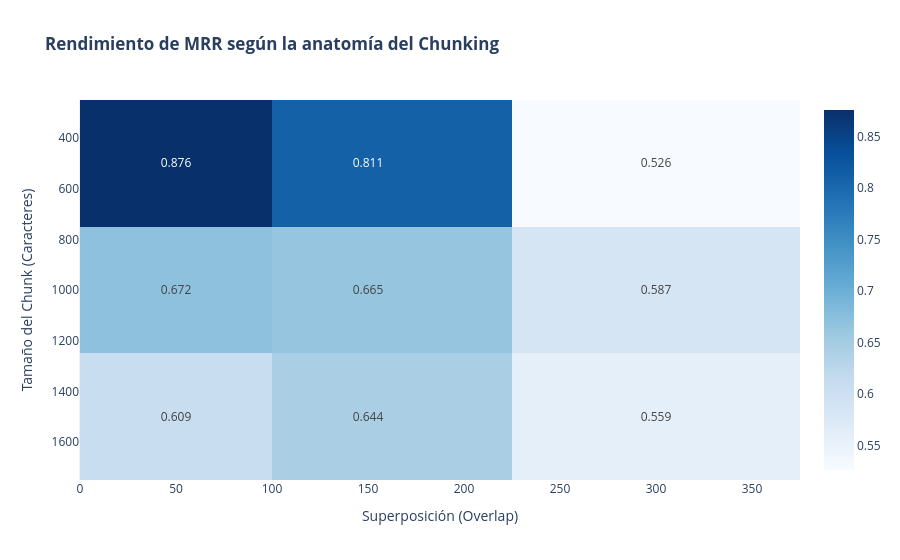
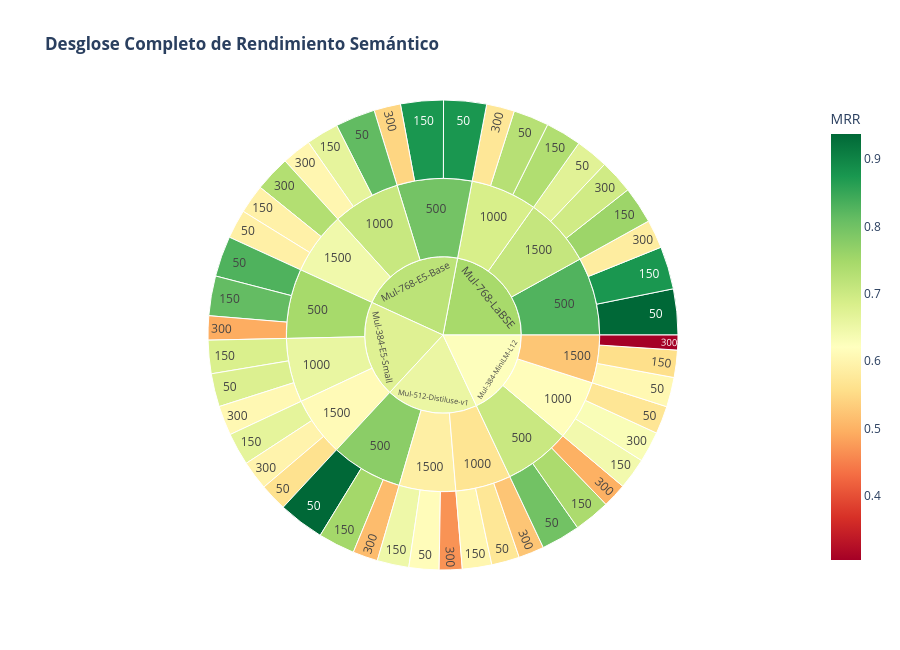

The notebook cell these images were saved under, in order:
### Markdown cell above
## 🧩 4. Impacto de la Estrategia de Chunking (Segmentación)

Aquí analizamos cómo interactúan el tamaño de los fragmentos (`Chunk Size`) y su solapamiento (`Overlap`) para mejorar o empeorar el contexto capturado por los modelos.

### Code cell
# 1. Heatmap de impacto de segmentación global
try:
    pivot_chunking = df_completos.pivot_table(
        values='MRR', index='Chunk Size', columns='Overlap', aggfunc='mean'
    )
    fig_heatmap = px.imshow(
        pivot_chunking, text_auto='.3f', aspect='auto',
        color_continuous_scale='Blues',
        title='<b>Rendimiento de MRR según la anatomía del Chunking</b>'
    )
    fig_heatmap.update_layout(xaxis_title='Superposición (Overlap)', yaxis_title='Tamaño del Chunk (Caracteres)')
    fig_heatmap.show()
except Exception as e:
    print(f'Aviso sobre el Heatmap: {e} (Se requiere variedad de combinaciones Chunk/Overlap en los datos)')

# 2. Estructura Jerárquica: Modelo -> Chunk -> Overlap
fig_sunburst = px.sunburst(
    df_completos, 
    path=['Modelo', 'Chunk Size', 'Overlap'], 
    values='MRR', color='MRR',
    color_continuous_scale='RdYlGn',
    title='<b>Desglose Completo de Rendimiento Semántico</b>'
)
fig_sunburst.update_layout(height=650)
fig_sunburst.show()

### Figure 1 — Plotly figure (JSON) as saved in the notebook; plotly's stock layout.template omitted (floating-point values rounded to 4 significant figures)
{"data": [{"coloraxis": "coloraxis", "hovertemplate": "Overlap: %{x}<br>Chunk Size: %{y}<br>color: %{z}<extra></extra>", "name": "0", "texttemplate": "%{z:.3f}", "type": "heatmap", "x": [50, 150, 300], "xaxis": "x", "y": [500, 1000, 1500], "yaxis": "y", "z": [[0.8759, 0.8106, 0.5261], [0.672, 0.6647, 0.5871], [0.6089, 0.6441, 0.5592]]}], "layout": {"coloraxis": {"colorscale": [[0, "rgb(247,251,255)"], [0.125, "rgb(222,235,247)"], [0.25, "rgb(198,219,239)"], [0.375, "rgb(158,202,225)"], [0.5, "rgb(107,174,214)"], [0.625, "rgb(66,146,198)"], [0.75, "rgb(33,113,181)"], [0.875, "rgb(8,81,156)"], [1, "rgb(8,48,107)"]]}, "title": {"text": "<b>Rendimiento de MRR según la anatomía del Chunking</b>"}, "xaxis": {"anchor": "y", "domain": [0, 1], "title": {"text": "Superposición (Overlap)"}}, "yaxis": {"anchor": "x", "autorange": "reversed", "domain": [0, 1], "title": {"text": "Tamaño del Chunk (Caracteres)"}}}}

### Figure 2 — Plotly figure (JSON) as saved in the notebook; plotly's stock layout.template omitted (floating-point values rounded to 4 significant figures)
{"data": [{"branchvalues": "total", "customdata": [[0.7991], [0.7405], [0.4979], [0.5697], [0.6432], [0.6302], [0.6056], [0.5579], [0.3043], [0.8304], [0.8125], [0.4933], [0.6786], [0.6821], [0.6063], [0.5626], [0.6644], [0.5972], [0.875], [0.875], [0.5444], [0.8143], [0.663], [0.6027], [0.591], [0.5926], [0.7317], [0.9375], [0.75], [0.5117], [0.5714], [0.6019], [0.524], [0.6148], [0.6488], [0.4679], [0.9375], [0.875], [0.5833], [0.7262], [0.7333], [0.5724], [0.6706], [0.7566], [0.695], [0.7042], [0.616], [0.525], [0.7457], [0.6575], [0.611], [0.7966], [0.7048], [0.6452], [0.7745], [0.5676], [0.5878], [0.8284], [0.6854], [0.7093], [0.6246], [0.675], [0.7201], [0.6547], [0.7455]], "domain": {"x": [0, 1], "y": [0, 1]}, "hovertemplate": "labels=%{label}<br>MRR_sum=%{value}<br>parent=%{parent}<br>id=%{id}<br>MRR=%{color}<extra></extra>", "ids": ["Mul-384-MiniLM-L12/500/50", "Mul-384-MiniLM-L12/500/150", "Mul-384-MiniLM-L12/500/300", "Mul-384-MiniLM-L12/1000/50", "Mul-384-MiniLM-L12/1000/150", "Mul-384-MiniLM-L12/1000/300", "Mul-384-MiniLM-L12/1500/50", "Mul-384-MiniLM-L12/1500/150", "Mul-384-MiniLM-L12/1500/300", "Mul-384-E5-Small/500/50", "Mul-384-E5-Small/500/150", "Mul-384-E5-Small/500/300", "Mul-384-E5-Small/1000/50", "Mul-384-E5-Small/1000/150", "Mul-384-E5-Small/1000/300", "Mul-384-E5-Small/1500/50", "Mul-384-E5-Small/1500/150", "Mul-384-E5-Small/1500/300", "Mul-768-E5-Base/500/50", "Mul-768-E5-Base/500/150", "Mul-768-E5-Base/500/300", "Mul-768-E5-Base/1000/50", "Mul-768-E5-Base/1000/150", "Mul-768-E5-Base/1000/300", "Mul-768-E5-Base/1500/50", "Mul-768-E5-Base/1500/150", "Mul-768-E5-Base/1500/300", "Mul-512-Distiluse-v1/500/50", "Mul-512-Distiluse-v1/500/150", "Mul-512-Distiluse-v1/500/300", "Mul-512-Distiluse-v1/1000/50", "Mul-512-Distiluse-v1/1000/150", "Mul-512-Distiluse-v1/1000/300", "Mul-512-Distiluse-v1/1500/50", "Mul-512-Distiluse-v1/1500/150", "Mul-512-Distiluse-v1/1500/300", "Mul-768-LaBSE/500/50", "Mul-768-LaBSE/500/150", "Mul-768-LaBSE/500/300", "Mul-768-LaBSE/1000/50", "Mul-768-LaBSE/1000/150", "Mul-768-LaBSE/1000/300", "Mul-768-LaBSE/1500/50", "Mul-768-LaBSE/1500/150", "Mul-768-LaBSE/1500/300", "Mul-384-MiniLM-L12/500", "Mul-384-MiniLM-L12/1000", "Mul-384-MiniLM-L12/1500", "Mul-384-E5-Small/500", "Mul-384-E5-Small/1000", "Mul-384-E5-Small/1500", "Mul-768-E5-Base/500", "Mul-768-E5-Base/1000", "Mul-768-E5-Base/1500", "Mul-512-Distiluse-v1/500", "Mul-512-Distiluse-v1/1000", "Mul-512-Distiluse-v1/1500", "Mul-768-LaBSE/500", "Mul-768-LaBSE/1000", "Mul-768-LaBSE/1500", "Mul-384-MiniLM-L12", "Mul-384-E5-Small", "Mul-768-E5-Base", "Mul-512-Distiluse-v1", "Mul-768-LaBSE"], "labels": ["50", "150", "300", "50", "150", "300", "50", "150", "300", "50", "150", "300", "50", "150", "300", "50", "150", "300", "50", "150", "300", "50", "150", "300", "50", "150", "300", "50", "150", "300", "50", "150", "300", "50", "150", "300", "50", "150", "300", "50", "150", "300", "50", "150", "300", "500", "1000", "1500", "500", "1000", "1500", "500", "1000", "1500", "500", "1000", "1500", "500", "1000", "1500", "Mul-384-MiniLM-L12", "Mul-384-E5-Small", "Mul-768-E5-Base", "Mul-512-Distiluse-v1", "Mul-768-LaBSE"], "marker": {"coloraxis": "coloraxis", "colors": [0.7991, 0.7405, 0.4979, 0.5697, 0.6432, 0.6302, 0.6056, 0.5579, 0.3043, 0.8304, 0.8125, 0.4933, 0.6786, 0.6821, 0.6063, 0.5626, 0.6644, 0.5972, 0.875, 0.875, 0.5444, 0.8143, 0.663, 0.6027, 0.591, 0.5926, 0.7317, 0.9375, 0.75, 0.5117, 0.5714, 0.6019, 0.524, 0.6148, 0.6488, 0.4679, 0.9375, 0.875, 0.5833, 0.7262, 0.7333, 0.5724, 0.6706, 0.7566, 0.695, 0.7042, 0.616, 0.525, 0.7457, 0.6575, 0.611, 0.7966, 0.7048, 0.6452, 0.7745, 0.5676, 0.5878, 0.8284, 0.6854, 0.7093, 0.6246, 0.675, 0.7201, 0.6547, 0.7455]}, "name": "", "parents": ["Mul-384-MiniLM-L12/500", "Mul-384-MiniLM-L12/500", "Mul-384-MiniLM-L12/500", "Mul-384-MiniLM-L12/1000", "Mul-384-MiniLM-L12/1000", "Mul-384-MiniLM-L12/1000", "Mul-384-MiniLM-L12/1500", "Mul-384-MiniLM-L12/1500", "Mul-384-MiniLM-L12/1500", "Mul-384-E5-Small/500", "Mul-384-E5-Small/500", "Mul-384-E5-Small/500", "Mul-384-E5-Small/1000", "Mul-384-E5-Small/1000", "Mul-384-E5-Small/1000", "Mul-384-E5-Small/1500", "Mul-384-E5-Small/1500", "Mul-384-E5-Small/1500", "Mul-768-E5-Base/500", "Mul-768-E5-Base/500", "Mul-768-E5-Base/500", "Mul-768-E5-Base/1000", "Mul-768-E5-Base/1000", "Mul-768-E5-Base/1000", "Mul-768-E5-Base/1500", "Mul-768-E5-Base/1500", "Mul-768-E5-Base/1500", "Mul-512-Distiluse-v1/500", "Mul-512-Distiluse-v1/500", "Mul-512-Distiluse-v1/500", "Mul-512-Distiluse-v1/1000", "Mul-512-Distiluse-v1/1000", "Mul-512-Distiluse-v1/1000", "Mul-512-Distiluse-v1/1500", "Mul-512-Distiluse-v1/1500", "Mul-512-Distiluse-v1/1500", "Mul-768-LaBSE/500", "Mul-768-LaBSE/500", "Mul-768-LaBSE/500", "Mul-768-LaBSE/1000", "Mul-768-LaBSE/1000", "Mul-768-LaBSE/1000", "Mul-768-LaBSE/1500", "Mul-768-LaBSE/1500", "Mul-768-LaBSE/1500", "Mul-384-MiniLM-L12", "Mul-384-MiniLM-L12", "Mul-384-MiniLM-L12", "Mul-384-E5-Small", "Mul-384-E5-Small", "Mul-384-E5-Small", "Mul-768-E5-Base", "Mul-768-E5-Base", "Mul-768-E5-Base", "Mul-512-Distiluse-v1", "Mul-512-Distiluse-v1", "Mul-512-Distiluse-v1", "Mul-768-LaBSE", "Mul-768-LaBSE", "Mul-768-LaBSE", "", "", "", "", ""], "type": "sunburst", "values": [0.7991, 0.7405, 0.4979, 0.5697, 0.6432, 0.6302, 0.6056, 0.5579, 0.3043, 0.8304, 0.8125, 0.4933, 0.6786, 0.6821, 0.6063, 0.5626, 0.6644, 0.5972, 0.875, 0.875, 0.5444, 0.8143, 0.663, 0.6027, 0.591, 0.5926, 0.7317, 0.9375, 0.75, 0.5117, 0.5714, 0.6019, 0.524, 0.6148, 0.6488, 0.4679, 0.9375, 0.875, 0.5833, 0.7262, 0.7333, 0.5724, 0.6706, 0.7566, 0.695, 2.038, 1.843, 1.468, 2.136, 1.967, 1.824, 2.294, 2.08, 1.915, 2.199, 1.697, 1.732, 2.396, 2.032, 2.122, 5.348, 5.927, 6.29, 5.628, 6.55]}], "layout": {"coloraxis": {"colorbar": {"title": {"text": "MRR"}}, "colorscale": [[0, "rgb(165,0,38)"], [0.1, "rgb(215,48,39)"], [0.2, "rgb(244,109,67)"], [0.3, "rgb(253,174,97)"], [0.4, "rgb(254,224,139)"], [0.5, "rgb(255,255,191)"], [0.6, "rgb(217,239,139)"], [0.7, "rgb(166,217,106)"], [0.8, "rgb(102,189,99)"], [0.9, "rgb(26,152,80)"], [1, "rgb(0,104,55)"]]}, "height": 650, "legend": {"tracegroupgap": 0}, "title": {"text": "<b>Desglose Completo de Rendimiento Semántico</b>"}}}
